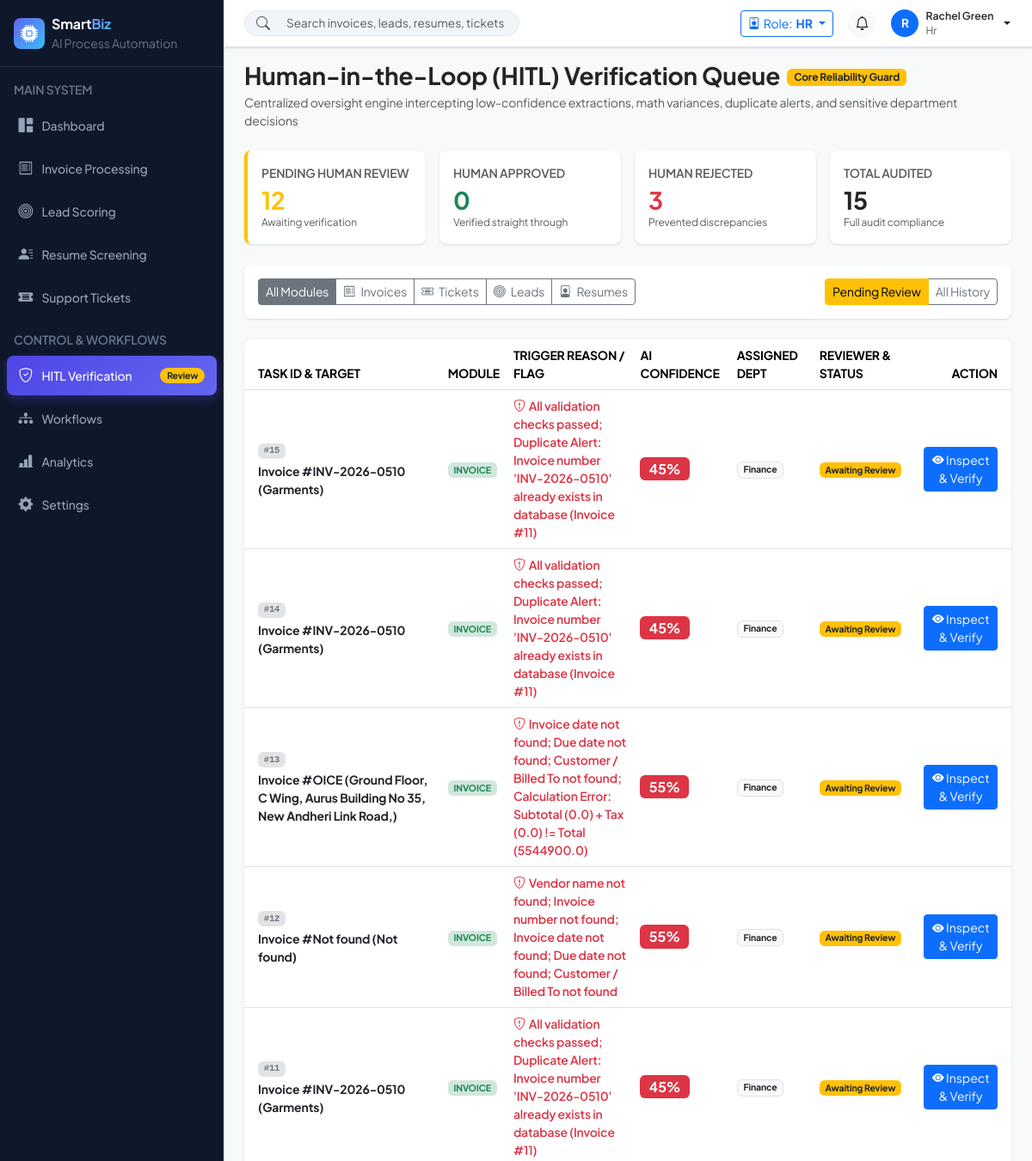
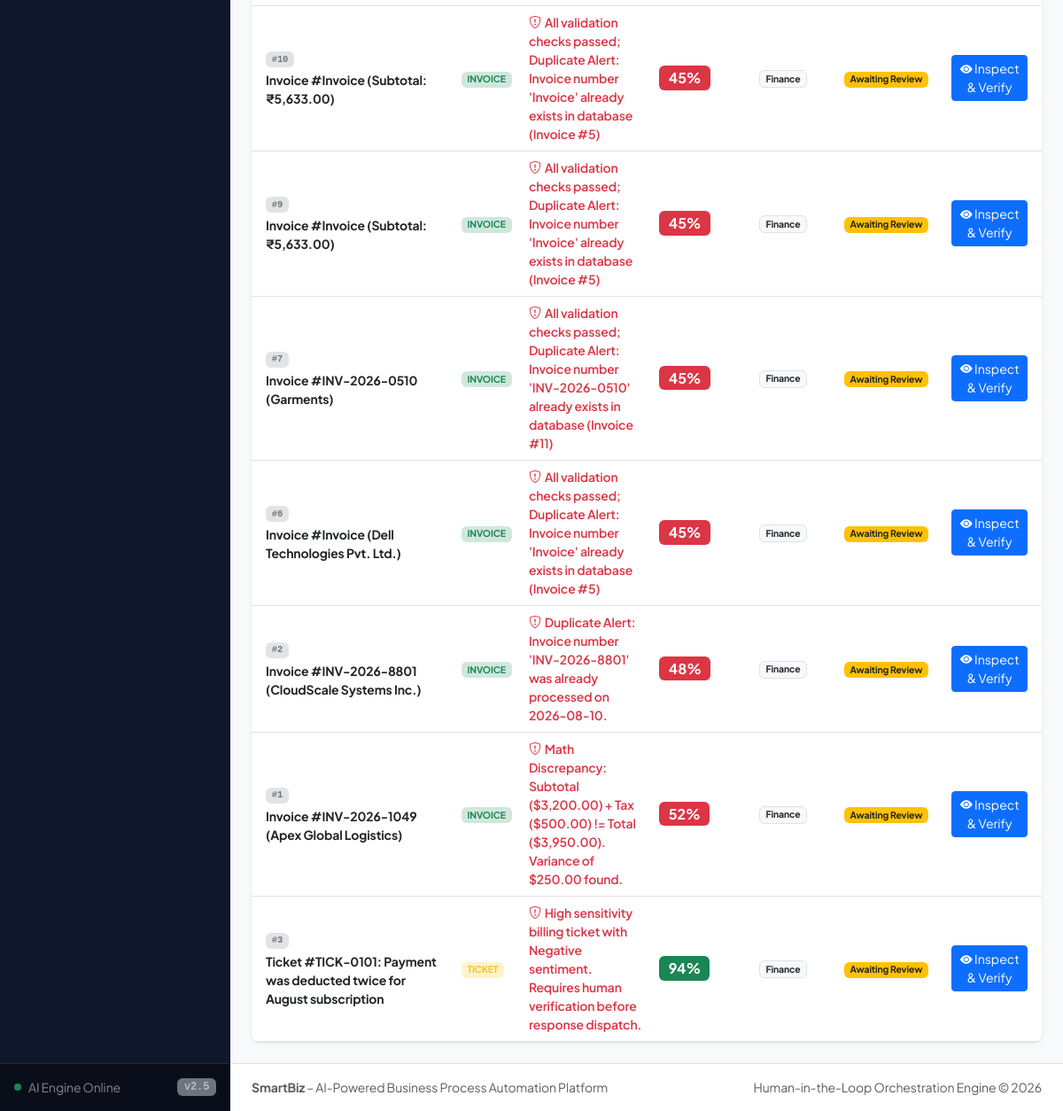
/hitl (signed in), run on the app's committed database (2 pictures, top to bottom).
### models/models.py (models this page shows, shortened)
class HITLReview(db.Model):
    __tablename__ = 'hitl_reviews'
    id = db.Column(db.Integer, primary_key=True)
    task_type = db.Column(db.String(50), nullable=False)  # invoice, lead, resume, ticket
    task_id = db.Column(db.Integer, nullable=False)
    task_title = db.Column(db.String(255), nullable=True)
    reason = db.Column(db.Text, nullable=False)  # Reason why it triggered HITL
    confidence = db.Column(db.Integer, default=50)
    original_data = db.Column(db.Text, nullable=True)  # JSON
    extracted_data = db.Column(db.Text, nullable=True) # JSON
    recommended_action = db.Column(db.String(255), nullable=True)
    reviewer_id = db.Column(db.Integer, db.ForeignKey('users.id'), nullable=True)
    reviewer = db.relationship('User', backref=db.backref('hitl_reviews', lazy=True))
    reviewer_name = db.Column(db.String(120), nullable=True)
    action = db.Column(db.String(50), default='Pending')  # Pending, Approved, Rejected, Edited, Reassigned
    comment = db.Column(db.Text, nullable=True)
    changes_made = db.Column(db.Text, nullable=True)  # JSON diff
    assigned_department = db.Column(db.String(50), default='Admin')
    created_at = db.Column(db.DateTime, default=utc_now)
    completed_at = db.Column(db.DateTime, nullable=True)

### routes/hitl.py (the view)
@hitl_bp.route('/hitl')
@login_required
def index():
    type_filter = request.args.get('type', 'all')
    status_filter = request.args.get('status', 'Pending')
    query = HITLReview.query
    if type_filter != 'all':
        query = query.filter_by(task_type=type_filter)
    if status_filter != 'all':
        query = query.filter_by(action=status_filter)
    reviews = query.order_by(HITLReview.created_at.desc()).all()
    pending_count = HITLReview.query.filter_by(action='Pending').count()
    approved_count = HITLReview.query.filter_by(action='Approved').count()
    rejected_count = HITLReview.query.filter_by(action='Rejected').count()
    total_reviews = HITLReview.query.count()
    return render_template(
        'hitl.html',
        reviews=reviews,
        type_filter=type_filter,
        status_filter=status_filter,
        pending_count=pending_count,
        approved_count=approved_count,
        rejected_count=rejected_count,
        total_reviews=total_reviews
    )

### utils/helpers.py (called while the page is built)
def login_required(f):
    @wraps(f)
    def decorated_function(*args, **kwargs):
        if 'user_id' not in session:
            if request.path.startswith('/api/'):
                return jsonify({'success': False, 'error': 'Authentication required'}), 401
            flash('Please log in to access this page.', 'warning')
            return redirect(url_for('auth.login', next=request.url))
        return f(*args, **kwargs)
    return decorated_function

### templates/hitl.html (shortened to what this page needs)
{% extends "base.html" %}
{% block content %}
<div class="d-flex flex-column flex-md-row align-items-md-center justify-content-between gap-3 mb-4">
    <div>
        <div class="d-flex align-items-center gap-2">
            <h3 class="fw-bold text-dark mb-1">Human-in-the-Loop (HITL) Verification Queue</h3>
            <span class="badge bg-warning text-dark px-2 py-1">Core Reliability Guard</span>
        </div>
        <p class="text-muted small mb-0">Centralized oversight engine intercepting low-confidence extractions, math variances, duplicate alerts, and sensitive department decisions</p>
    </div>
</div>
<div class="row g-3 mb-4">
    <div class="col-6 col-md-3">
        <div class="card stat-card border-0 shadow-xs rounded-3 p-3 {% if pending_count > 0 %}border-start border-warning border-4{% endif %}">
            <div class="text-muted small fw-semibold text-uppercase mb-1">Pending Human Review</div>
            <div class="h3 fw-bold text-warning mb-0">{{ pending_count }}</div>
            <span class="text-muted small" style="font-size: 0.75rem;">Awaiting verification</span>
        </div>
    </div>
    <div class="col-6 col-md-3">
        <div class="card stat-card border-0 shadow-xs rounded-3 p-3">
            <div class="text-muted small fw-semibold text-uppercase mb-1">Human Approved</div>
            <div class="h3 fw-bold text-success mb-0">{{ approved_count }}</div>
            <span class="text-muted small" style="font-size: 0.75rem;">Verified straight through</span>
        </div>
    </div>
    <div class="col-6 col-md-3">
        <div class="card stat-card border-0 shadow-xs rounded-3 p-3">
            <div class="text-muted small fw-semibold text-uppercase mb-1">Human Rejected</div>
            <div class="h3 fw-bold text-danger mb-0">{{ rejected_count }}</div>
            <span class="text-muted small" style="font-size: 0.75rem;">Prevented discrepancies</span>
        </div>
    </div>
    <div class="col-6 col-md-3">
        <div class="card stat-card border-0 shadow-xs rounded-3 p-3">
            <div class="text-muted small fw-semibold text-uppercase mb-1">Total Audited</div>
            <div class="h3 fw-bold text-dark mb-0">{{ total_reviews }}</div>
            <span class="text-muted small" style="font-size: 0.75rem;">Full audit compliance</span>
        </div>
    </div>
</div>
<div class="card border-0 shadow-xs rounded-3 mb-4">
    <div class="card-body p-3">
        <div class="d-flex flex-wrap align-items-center justify-content-between gap-2">
            <div class="btn-group btn-group-sm" role="group">
                <a href="{{ url_for('hitl.index', type='all', status=status_filter) }}" class="btn btn-outline-secondary {% if type_filter == 'all' %}active{% endif %}">All Modules</a>
                <a href="{{ url_for('hitl.index', type='invoice', status=status_filter) }}" class="btn btn-outline-secondary {% if type_filter == 'invoice' %}active{% endif %}"><i class="bi bi-receipt me-1"></i> Invoices</a>
                <a href="{{ url_for('hitl.index', type='ticket', status=status_filter) }}" class="btn btn-outline-secondary {% if type_filter == 'ticket' %}active{% endif %}"><i class="bi bi-ticket-detailed me-1"></i> Tickets</a>
                <a href="{{ url_for('hitl.index', type='lead', status=status_filter) }}" class="btn btn-outline-secondary {% if type_filter == 'lead' %}active{% endif %}"><i class="bi bi-bullseye me-1"></i> Leads</a>
                <a href="{{ url_for('hitl.index', type='resume', status=status_filter) }}" class="btn btn-outline-secondary {% if type_filter == 'resume' %}active{% endif %}"><i class="bi bi-file-person me-1"></i> Resumes</a>
            </div>
            <div class="btn-group btn-group-sm" role="group">
                <a href="{{ url_for('hitl.index', type=type_filter, status='Pending') }}" class="btn btn-outline-warning {% if status_filter == 'Pending' %}active{% endif %}">Pending Review</a>
                <a href="{{ url_for('hitl.index', type=type_filter, status='all') }}" class="btn btn-outline-secondary {% if status_filter == 'all' %}active{% endif %}">All History</a>
            </div>
        </div>
    </div>
</div>
<div class="card border-0 shadow-xs rounded-3 overflow-hidden">
    <div class="table-responsive">
        <table class="table table-hover align-middle mb-0">
            <thead class="bg-light text-muted small text-uppercase">
                <tr>
                    <th class="ps-3">Task ID & Target</th>
                    <th>Module</th>
                    <th>Trigger Reason / Flag</th>
                    <th>AI Confidence</th>
                    <th>Assigned Dept</th>
                    <th>Reviewer & Status</th>
                    <th class="pe-3 text-end">Action</th>
                </tr>
            </thead>
            <tbody class="divide-y small">
                {% for r in reviews %}
                <tr>
                    <td class="ps-3">
                        <span class="badge bg-secondary-subtle text-secondary font-monospace">#{{ r.id }}</span>
                        <div class="fw-bold text-dark mt-1">{{ r.task_title }}</div>
                    </td>
                    <td>
                        <span class="badge {% if r.task_type == 'invoice' %}bg-success-subtle text-success{% elif r.task_type == 'ticket' %}bg-warning-subtle text-warning{% elif r.task_type == 'lead' %}bg-primary-subtle text-primary{% else %}bg-info-subtle text-info{% endif %} text-uppercase">
                            {{ r.task_type }}
                        </span>
                    </td>
                    <td style="max-width: 280px;">
                        <span class="text-danger fw-semibold"><i class="bi bi-shield-exclamation me-1"></i>{{ r.reason }}</span>
                    </td>
                    <td>
                        <span class="badge {% if r.confidence >= 80 %}bg-success text-white{% elif r.confidence >= 60 %}bg-warning text-dark{% else %}bg-danger text-white{% endif %} fw-bold fs-6">
                            {{ r.confidence }}%
                        </span>
                    </td>
                    <td>
                        <span class="badge bg-light text-dark border">{{ r.assigned_department }}</span>
                    </td>
                    <td>
                        {% if r.action == 'Pending' %}
                        <span class="badge bg-warning text-dark animate-pulse">Awaiting Review</span>
                        {% else %}
                        <span class="badge {% if r.action == 'Approved' %}bg-success text-white{% elif r.action == 'Rejected' %}bg-danger text-white{% else %}bg-info text-white{% endif %}">
                            {{ r.action }}
                        </span>
                        <div class="text-muted" style="font-size: 0.7rem;">by {{ r.reviewer_name }}</div>
                        {% endif %}
                    </td>
                    <td class="pe-3 text-end">
                        <button type="button" class="btn btn-sm {% if r.action == 'Pending' %}btn-primary{% else %}btn-outline-secondary{% endif %}" data-bs-toggle="modal" data-bs-target="#hitlModal{{ r.id }}">
                            {% if r.action == 'Pending' %}
                            <i class="bi bi-eye-fill"></i> Inspect & Verify
                            {% else %}
                            <i class="bi bi-journal-text"></i> View Audit Diff
                            {% endif %}
                        </button>
                    </td>
                </tr>
                {% endfor %}
            </tbody>
        </table>
    </div>
</div>
{% endblock %}

### static/css/style.css (style rules this page uses)
:root { --primary: #4f46e5; --primary-hover: #4338ca; --primary-light: #e0e7ff; --sidebar-bg: #0f172a; --sidebar-hover: #1e293b; --sidebar-text: #94a3b8; --sidebar-active: #38bdf8; --card-shadow: 0 1px 3px 0 rgb(0 0 0 / 0.1), 0 1px 2px -1px rgb(0 0 0 / 0.1); --card-shadow-hover: 0 4px 6px -1px rgb(0 0 0 / 0.1), 0 2px 4px -2px rgb(0 0 0 / 0.1); }
body { font-family: 'Plus Jakarta Sans', -apple-system, BlinkMacSystemFont, 'Segoe UI', Roboto, sans-serif; color: #1e293b; background-color: #f8fafc; letter-spacing: -0.01em; }
.shadow-xs { box-shadow: var(--card-shadow); }
.card { transition: transform 0.15s ease, box-shadow 0.15s ease; }
.animate-pulse { animation: pulse 2s cubic-bezier(0.4, 0, 0.6, 1) infinite; }

### data on the page
HITLReview: id "15", task_title "Invoice #INV-2026-0510 (Garments)", task_type "INVOICE", reason "All validation checks passed; Duplicate Alert: Invoice number 'INV-2026-0510' already exists in database (Invoice #11)", confidence "45", assigned_department "Finance", action "Awaiting Review"
HITLReview: id "14", task_title "Invoice #INV-2026-0510 (Garments)", task_type "INVOICE", reason "All validation checks passed; Duplicate Alert: Invoice number 'INV-2026-0510' already exists in database (Invoice #11)", confidence "45", assigned_department "Finance", action "Awaiting Review"
HITLReview: id "13", task_title "Invoice #OICE (Ground Floor, C Wing, Aurus Building No 35, New Andheri Link Road,)", task_type "INVOICE", reason "Invoice date not found; Due date not found; Customer / Billed To not found; Calculation Error: Subtotal (0.0) + Tax (0.0) != Total (5544900.0)", confidence "55", assigned_department "Finance", action "Awaiting Review"
HITLReview: id "12", task_title "Invoice #Not found (Not found)", task_type "INVOICE", reason "Vendor name not found; Invoice number not found; Invoice date not found; Due date not found; Customer / Billed To not found", confidence "55", assigned_department "Finance", action "Awaiting Review"
HITLReview: id "11", task_title "Invoice #INV-2026-0510 (Garments)", task_type "INVOICE", reason "All validation checks passed; Duplicate Alert: Invoice number 'INV-2026-0510' already exists in database (Invoice #11)", confidence "45", assigned_department "Finance", action "Awaiting Review"
HITLReview: id "10", task_title "Invoice #Invoice (Subtotal: ₹5,633.00)", task_type "INVOICE", reason "All validation checks passed; Duplicate Alert: Invoice number 'Invoice' already exists in database (Invoice #5)", confidence "45", assigned_department "Finance", action "Awaiting Review"
HITLReview: id "9", task_title "Invoice #Invoice (Subtotal: ₹5,633.00)", task_type "INVOICE", reason "All validation checks passed; Duplicate Alert: Invoice number 'Invoice' already exists in database (Invoice #5)", confidence "45", assigned_department "Finance", action "Awaiting Review"
HITLReview: id "7", task_title "Invoice #INV-2026-0510 (Garments)", task_type "INVOICE", reason "All validation checks passed; Duplicate Alert: Invoice number 'INV-2026-0510' already exists in database (Invoice #11)", confidence "45", assigned_department "Finance", action "Awaiting Review"
HITLReview: id "6", task_title "Invoice #Invoice (Dell Technologies Pvt. Ltd.)", task_type "INVOICE", reason "All validation checks passed; Duplicate Alert: Invoice number 'Invoice' already exists in database (Invoice #5)", confidence "45", assigned_department "Finance", action "Awaiting Review"
HITLReview: id "2", task_title "Invoice #INV-2026-8801 (CloudScale Systems Inc.)", task_type "INVOICE", reason "Duplicate Alert: Invoice number 'INV-2026-8801' was already processed on 2026-08-10.", confidence "48", assigned_department "Finance", action "Awaiting Review"
HITLReview: id "1", task_title "Invoice #INV-2026-1049 (Apex Global Logistics)", task_type "INVOICE", reason "Math Discrepancy: Subtotal ($3,200.00) + Tax ($500.00) != Total ($3,950.00). Variance of $250.00 found.", confidence "52", assigned_department "Finance", action "Awaiting Review"
HITLReview: id "3", task_title "Ticket #TICK-0101: Payment was deducted twice for August subscription", task_type "TICKET", reason "High sensitivity billing ticket with Negative sentiment. Requires human verification before response dispatch.", confidence "94", assigned_department "Finance", action "Awaiting Review"

### other printed values
{{ session.get('role', 'admin') }} "HR"
{{ session.get('user_name', 'A')[0] }} "R"
{{ session.get('user_name', 'Alex Morgan') }} "Rachel Green"
{{ session.get('role', 'admin') }} "Hr"
{{ pending_count }} "12"
{{ approved_count }} "0"
{{ rejected_count }} "3"
{{ total_reviews }} "15"
